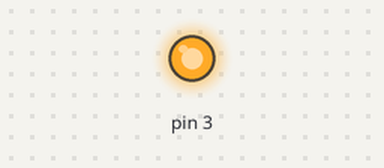
Simulated run of this sketch. Board: Arduino Uno, built with avr-gcc and run on an emulated ATmega328P. On the bench: output pins drawn as LEDs (lit = HIGH).

Above: at 1.2 s.
At 3.7 s:
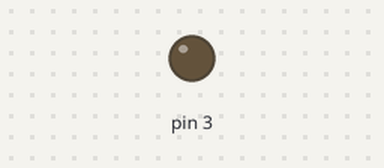
Timing chart, 0 to 6.5 s (numbered marks = the images above):
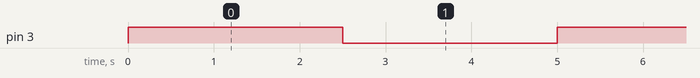

Measured:
- by itself, pin 3: alternates HIGH for 2.5 s and LOW for 2.5 s

The sketch:

FOCO_GRANDE.ino
```cpp
void setup() {

  pinMode(3, OUTPUT);

}

// the loop function runs over and over again forever
void loop() {
  digitalWrite(3, HIGH);   // turn the LED on (HIGH is the voltage level)
  delay(2500);                       // wait for a second
  digitalWrite(3, LOW);    // turn the LED off by making the voltage LOW
  delay(2500);                       // wait for a second

}
```
